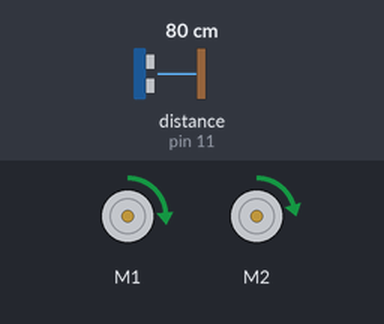
Simulated run of this sketch. Board: Arduino Uno, built with avr-gcc and run on an emulated ATmega328P. Parts: 2 × DC motor (green arrow = forward, orange = backward, longer = faster). Wiring (inferred from the names in the program): ultrasonic range finder: trigger pin 12; echo pin 11. The test bench sets the inputs (shaded band); at power-on: distance to the obstacle (sensor on pin 11) 80 cm. The echo pulse lasts 58.3 µs per cm; what the sketch prints to the serial monitor is not drawn.

Above: at 1.2 s.
1.3 s: distance to the obstacle (sensor on pin 11) set to 2 cm
Timing chart, 0 to 4.3 s (numbered marks = the images above; inputs shaded):
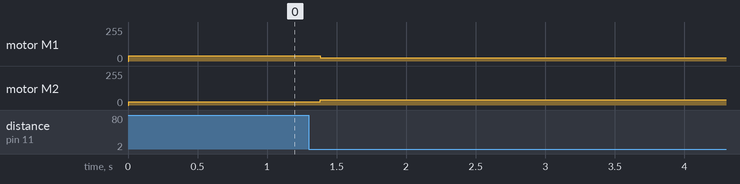

Measured:
- after the input at 1.3 s, motor M1: forward 38/255 → forward 25/255 after 0.08 s; motor M2: forward 25/255 → forward 38/255 after 0.08 s

The sketch:

MotorAndUltrsonic1.ino
```cpp
#include <ZumoMotors.h>

ZumoMotors motors;


#define echoPin 11 // Echo Pin
#define trigPin 12 // Trigger Pin

double duration, distance; // Duration used to calculate distance

void setup() {
  Serial.begin (9600);
  pinMode(trigPin, OUTPUT);
  pinMode(echoPin, INPUT);
  motors.setLeftSpeed(50);
  motors.setRightSpeed(50);
}

void loop() {
  /* The following trigPin/echoPin cycle is used to determine the
    distance of the nearest object by bouncing soundwaves off of it. */
  digitalWrite(trigPin, LOW);
  delayMicroseconds(2);

  digitalWrite(trigPin, HIGH);
  delayMicroseconds(10);

  digitalWrite(trigPin, LOW);
  duration = pulseIn(echoPin, HIGH);


  //Calculate the distance (in cm) based on the speed of sound.
  distance = duration / 58.2;
  Serial.println(distance);
  if (distance > 66.0 || distance < 65.9) {

    if (distance < 65.9) { // turn to left.

      motors.setLeftSpeed(40);
      motors.setRightSpeed(60);

    }   else if (distance > 66.0) { // turn to right

      motors.setLeftSpeed(60);
      motors.setRightSpeed(40);

    }


  }
  else {
    motors.setLeftSpeed(50);
    motors.setRightSpeed(50);

  }

  //Delay 50ms before next reading.
  delay(100);
}
```
